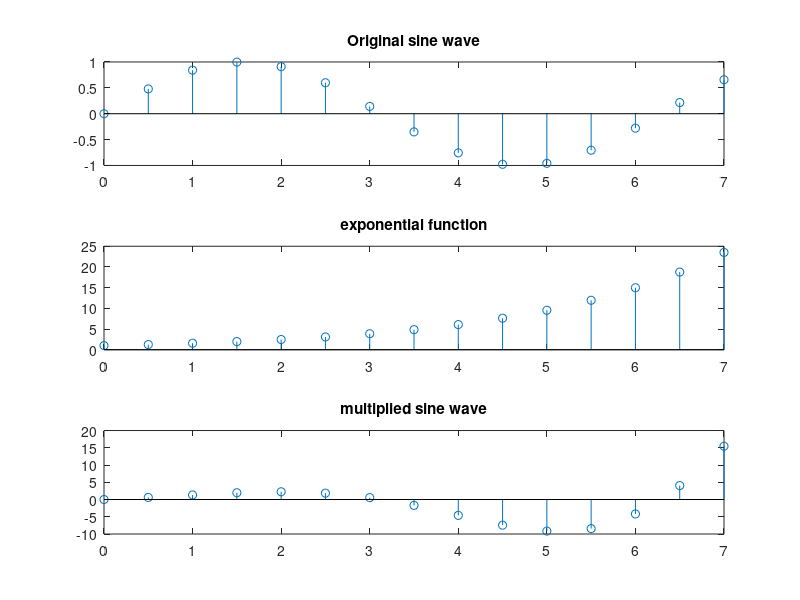

Reproduce this figure in MATLAB.
clc;
clear all;
close all;
t=0:0.5:7;
%a1=-1.57;
a2=1.57;
Am=1;
y1=Am*sin(t);
y2=a2.^(t);
y3=y1.*y2;
figure;
subplot(3,1,1);
stem(t,y1);
title('Original sine wave')
subplot(3,1,2);
stem(t,y2);
title('exponential function')
subplot(3,1,3);
stem(t,y3);
title('multiplied sine wave');
